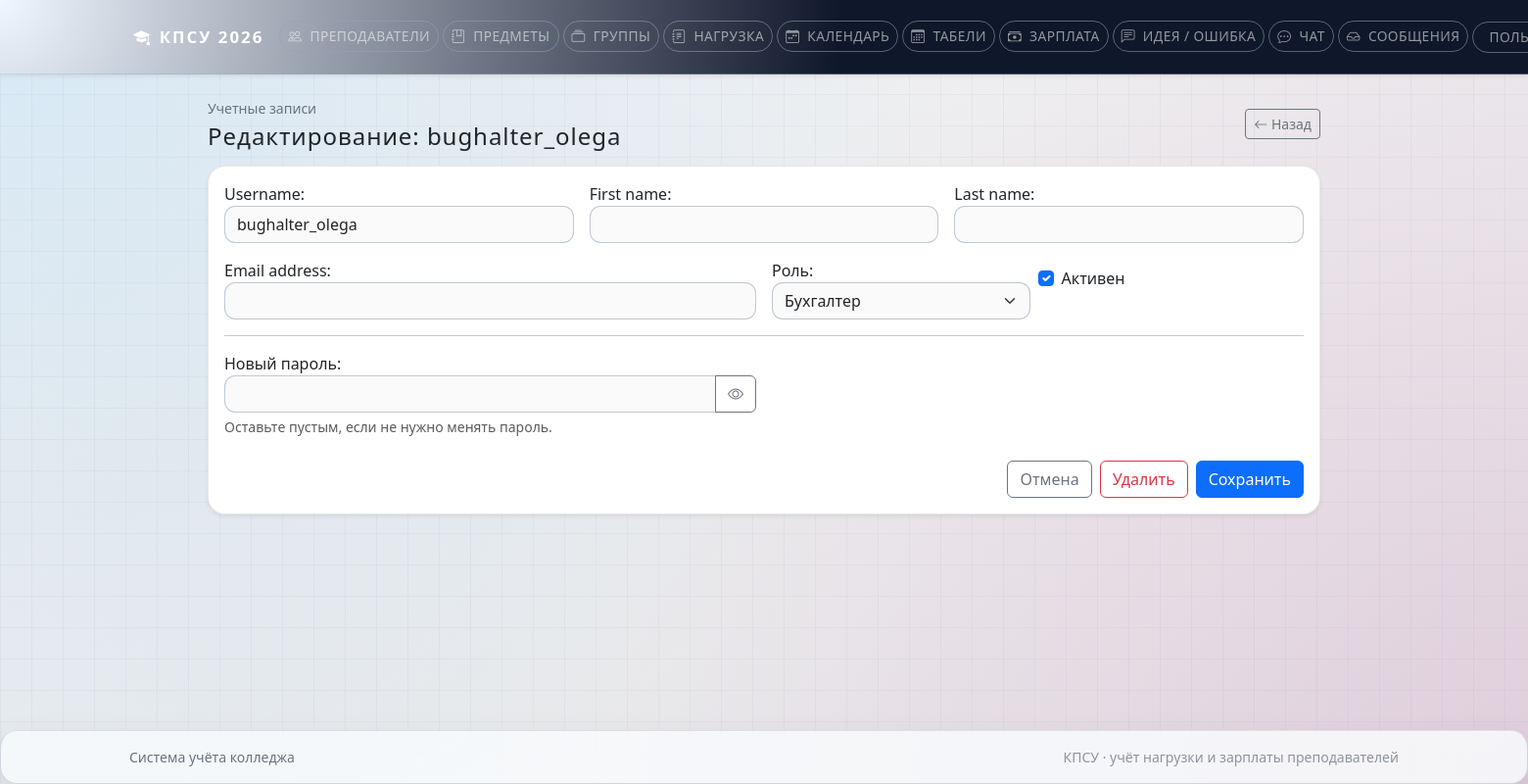
/auth/users/19/edit/ (signed in), run on the app's committed database.
### apps/authentication/models.py (models this page shows, shortened)
class User(AbstractUser):
    class Roles(models.TextChoices):
        ADMIN = "admin", "Администратор"
        ACCOUNTANT = "accountant", "Бухгалтер"
        CURATOR = "curator", "Куратор"
        TEACHER = "teacher", "Преподаватель"
    role = models.CharField(
        max_length=20,
        choices=Roles.choices,
        default=Roles.TEACHER,
        verbose_name="Роль",
    )

### apps/authentication/views.py (the view, shortened to what this page needs)
# urls.py: path("users/<int:pk>/edit/", views.UserUpdateView.as_view(), name="user_edit"),
class UserUpdateView(AdminOnlyMixin, View):
    template_name = "authentication/user_form.html"
    success_url = reverse_lazy("authentication:user_list")
    def get(self, request, pk):
        user = get_object_or_404(User, pk=pk)
        form = UserManageForm(instance=user)
        return render(request, self.template_name, {"form": form, "user_obj": user})

### apps/authentication/forms.py (shortened to what this page needs)
class UserManageForm(forms.ModelForm):
    new_password = forms.CharField(
        label="Новый пароль",
        required=False,
        widget=forms.PasswordInput(attrs={"class": "form-control"}),
        help_text="Оставьте пустым, если не нужно менять пароль",
    )
    class Meta:
        model = User
        fields = ["username", "first_name", "last_name", "email", "role", "is_active"]
        widgets = {
            "username": forms.TextInput(attrs={"class": "form-control"}),
            "first_name": forms.TextInput(attrs={"class": "form-control"}),
            "last_name": forms.TextInput(attrs={"class": "form-control"}),
            "email": forms.EmailInput(attrs={"class": "form-control"}),
            "role": forms.Select(attrs={"class": "form-select"}),
            "is_active": forms.CheckboxInput(attrs={"class": "form-check-input"}),
        }

### apps/authentication/views.py (called while the page is built)
    def dispatch(self, request, *args, **kwargs):
        if not request.user.is_authenticated:
            return redirect("account_login")
        if not (request.user.is_superuser or request.user.role == User.Roles.ADMIN):
            return redirect("core:dashboard")
        return super().dispatch(request, *args, **kwargs)

### apps/authentication/templates/authentication/user_form.html (shortened to what this page needs)
{% extends "base.html" %}
{% block content %}
<div class="d-flex justify-content-between align-items-center mb-3">
    <div>
        <p class="text-muted small mb-1">Учетные записи</p>
        <h1 class="h4 mb-0">Редактирование: {{ user_obj.username }}</h1>
    </div>
    <a class="btn btn-outline-secondary btn-sm" href="{% url 'authentication:user_list' %}"><i class="bi bi-arrow-left"></i> Назад</a>
</div>
<div class="card shadow-sm">
    <div class="card-body">
        <form method="post">
            <div class="row g-3">
                <div class="col-md-4">{{ form.username.label_tag }}{{ form.username }}</div>
                <div class="col-md-4">{{ form.first_name.label_tag }}{{ form.first_name }}</div>
                <div class="col-md-4">{{ form.last_name.label_tag }}{{ form.last_name }}</div>
                <div class="col-md-6">{{ form.email.label_tag }}{{ form.email }}</div>
                <div class="col-md-3">{{ form.role.label_tag }}{{ form.role }}</div>
                <div class="col-md-3 form-check mt-4 ps-4">
                    {{ form.is_active }} <label class="form-check-label" for="{{ form.is_active.id_for_label }}">Активен</label>
                </div>
            </div>
            <hr>
            <div class="row g-3">
                <div class="col-md-6">
                    {{ form.new_password.label_tag }}
                    <div class="input-group">
                        {{ form.new_password }}
                        <button class="btn btn-outline-secondary" type="button" onclick="const f=this.previousElementSibling; f.type=f.type==='password'?'text':'password';">
                            <i class="bi bi-eye"></i>
                        </button>
                    </div>
                    <div class="form-text">Оставьте пустым, если не нужно менять пароль.</div>
                </div>
            </div>
            <div class="mt-4 d-flex justify-content-end gap-2">
                <a class="btn btn-outline-secondary" href="{% url 'authentication:user_list' %}">Отмена</a>
                {% if user_obj.pk != request.user.pk %}
                <form method="post" action="{% url 'authentication:user_delete' user_obj.pk %}" onsubmit="return confirm('Удалить пользователя {{ user_obj.username }}?');">
                    <button type="submit" class="btn btn-outline-danger">Удалить</button>
                </form>
                {% endif %}
                <button type="submit" class="btn btn-primary">Сохранить</button>
            </div>
        </form>
    </div>
</div>
{% endblock %}

### static/css/style.css (style rules this page uses)
:root { --app-radius-lg: 1.1rem; --app-radius-md: 0.9rem; --app-radius-pill: 999px; --app-border-subtle: rgba(15, 23, 42, 0.10); --app-border-strong: rgba(15, 23, 42, 0.25); --app-shadow-soft: 0 18px 40px rgba(15, 23, 42, 0.10); --app-shadow-strong: 0 24px 60px rgba(15, 23, 42, 0.18); --app-grid-color: rgba(148, 163, 184, 0.15); --app-grid-size: 32px; --app-bg-gradient: radial-gradient(circle at top left, #e0f2fe 0, transparent 55%), radial-gradient(circle at bottom right, #fce7f3 0, transparent 55%); --app-glass-bg: rgba(248, 250, 252, 0.88); --app-glass-border: rgba(148, 163, 184, 0.4); --app-text-muted: #6b7280; --app-heading-tracking: 0.04em; }
body { min-height: 100vh; font-family: system-ui, -apple-system, BlinkMacSystemFont, "Segoe UI", sans-serif; background: linear-gradient(to bottom right, rgba(15, 23, 42, 0.04), rgba(15, 23, 42, 0.12)), var(--app-bg-gradient); background-attachment: fixed; position: relative; color: var(--bs-body-color); }
body::before { content: ""; position: fixed; inset: 0; pointer-events: none; background-image: linear-gradient(to right, var(--app-grid-color) 1px, transparent 1px), linear-gradient(to bottom, var(--app-grid-color) 1px, transparent 1px); background-size: var(--app-grid-size) var(--app-grid-size); opacity: 0.6; mix-blend-mode: soft-light; z-index: -1; }
h1, h2, h3, h4, h5, h6 { letter-spacing: var(--app-heading-tracking); }
.text-muted { color: var(--app-text-muted) !important; }
.card { border-radius: var(--app-radius-lg); border: 1px solid var(--app-border-subtle); background-color: var(--bs-body-bg); }
.form-control, .form-select { border-radius: 0.7rem; border-width: 1.5px; border-color: rgba(148, 163, 184, 0.6); background-color: rgba(15, 23, 42, 0.02); transition: border-color 0.16s ease, box-shadow 0.16s ease, background-color 0.16s ease; }

### data on the page
User: username "bughalter_olega", role "Бухгалтер", is_active "☑"
